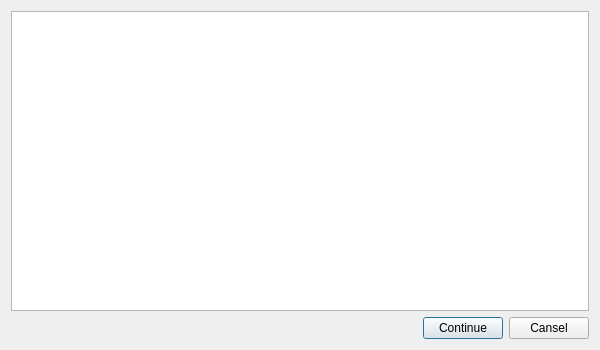
<?xml version="1.0" encoding="UTF-8"?>
<ui version="4.0">
 <class>QmitkCommentTextView</class>
 <widget class="QDialog" name="QmitkCommentTextView">
  <property name="geometry">
   <rect>
    <x>0</x>
    <y>0</y>
    <width>600</width>
    <height>350</height>
   </rect>
  </property>
  <property name="windowTitle">
   <string>Comment text view</string>
  </property>
  <layout class="QVBoxLayout" name="verticalLayout">
   <item>
    <widget class="QTextEdit" name="CommentText"/>
   </item>
   <item>
    <layout class="QHBoxLayout" name="horizontalLayout_2">
     <item>
      <spacer name="horizontalSpacer">
       <property name="orientation">
        <enum>Qt::Horizontal</enum>
       </property>
       <property name="sizeHint" stdset="0">
        <size>
         <width>408</width>
         <height>20</height>
        </size>
       </property>
      </spacer>
     </item>
     <item>
      <layout class="QHBoxLayout" name="horizontalLayout">
       <item>
        <widget class="QPushButton" name="done">
         <property name="text">
          <string>Continue</string>
         </property>
        </widget>
       </item>
       <item>
        <widget class="QPushButton" name="cansel">
         <property name="text">
          <string>Cansel</string>
         </property>
        </widget>
       </item>
      </layout>
     </item>
    </layout>
   </item>
  </layout>
 </widget>
 <resources/>
 <connections/>
</ui>
